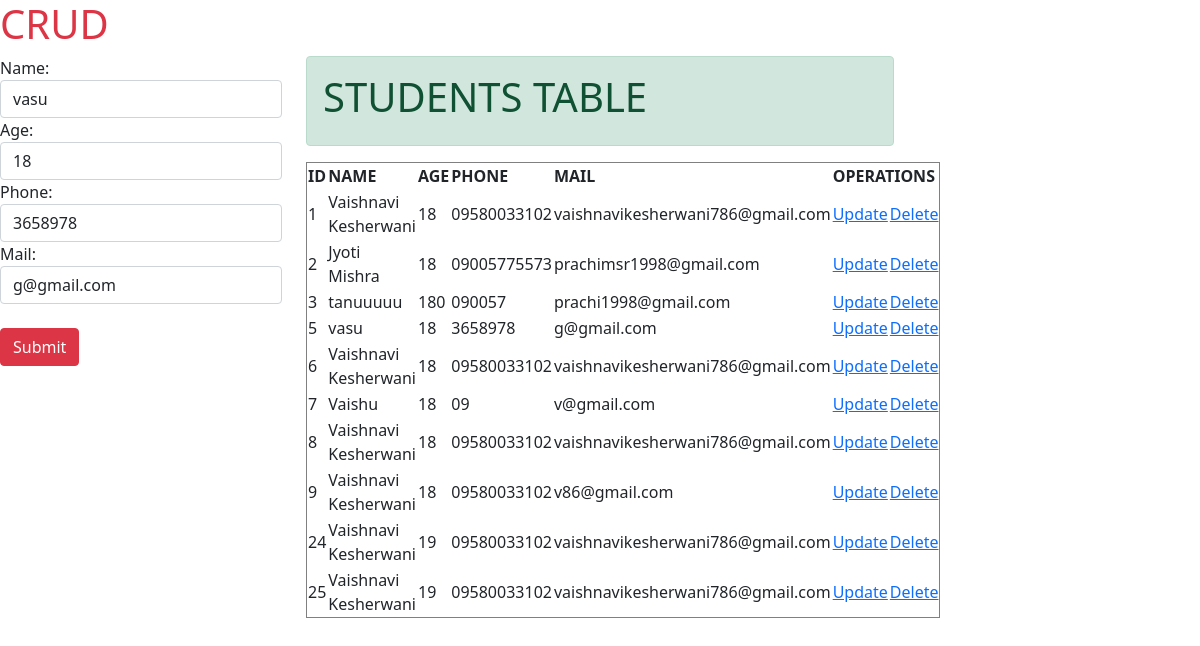
The app's page /update/5/ with its own data.
### students/models.py (models this page shows)
class register(models.Model):
    name=models.CharField(max_length=50)
    age=models.CharField(max_length=3)
    phone=models.CharField(max_length=13)
    mail=models.CharField(max_length=50)

### students/views.py (the view)
# urls.py: path('update/<int:id>/',views.update,name='update'),
def update(request, id):
    c=register.objects.get(id=id)
    d=register.objects.all()
    e=studentForm(instance=c)
    if request.method=='POST':
        a=studentForm(request.POST,instance=c)
        if a.is_valid():
            a.save()
            return redirect('create')
        else:pass
    else:pass
    return render(request,'index.html',{'frm':e,'data':d})

### students/form.py
class studentForm(forms.ModelForm):
    class Meta:
        model =register
        fields='__all__'
        widgets={
            'name':forms.TextInput(attrs={'class':'form-control'}),
            'age':forms.TextInput(attrs={'class':'form-control'}),
            'phone':forms.TextInput(attrs={'class':'form-control'}),
            'mail':forms.TextInput(attrs={'class':'form-control'})
        }

### students/templates/index.html (shortened to what this page needs)
{% load static %}
<!DOCTYPE html>
<html lang="en">
<head>
    <link rel="stylesheet" href="{% static 'bootstrap.css' %}">
</head>
<body>
    <h1 class="text-danger">CRUD</h1>
    <div class="row">
    <div class="col-sm-3">
        <form method="POST">
            {{ frm }}
<br>
            <input type="submit" class="btn btn-danger" name="submit">
        </form>
    </div>
    <BR><BR></BR></BR>
        <div class="col-sm-6">
            <div class="alert alert-success" role="alert">
        <h1>STUDENTS TABLE</h1></div>
        <table border="1px">
            <tr>
                <th>ID</th>
                <th>NAME</th>
                <th>AGE</th>
                <th>PHONE</th>
                <th>MAIL</th>
                <th colspan="2">OPERATIONS</th>
            </tr>
            {% for i in data %}
            <tr>
                <td>{{i.id}}</td>
                <td>{{i.name}}</td>
                <td>{{i.age}}</td>
                <td>{{i.phone}}</td>
                <td>{{i.mail}}</td>
                <TD style="text-align: center;"><a href="{% url 'update' i.id %}">Update</a></TD>
                <td style="text-align: center;"><a href="{% url 'delete' i.id %}">Delete</a></td>
            </tr>
            {% endfor %}
        </table>
    </div>
</div>
</body>
</html>

### records on screen
register: name "vasu", age "18", phone "3658978", mail "g@gmail.com", id "5"
register: id "1", name "Vaishnavi Kesherwani", age "18", phone "09580033102", mail "vaishnavikesherwani786@gmail.com"
register: id "2", name "Jyoti Mishra", age "18", phone "09005775573", mail "prachimsr1998@gmail.com"
register: id "3", name "tanuuuuu", age "180", phone "090057", mail "prachi1998@gmail.com"
register: id "6", name "Vaishnavi Kesherwani", age "18", phone "09580033102", mail "vaishnavikesherwani786@gmail.com"
register: id "7", name "Vaishu", age "18", phone "09", mail "v@gmail.com"
register: id "8", name "Vaishnavi Kesherwani", age "18", phone "09580033102", mail "vaishnavikesherwani786@gmail.com"
register: id "9", name "Vaishnavi Kesherwani", age "18", phone "09580033102", mail "v86@gmail.com"
register: id "24", name "Vaishnavi Kesherwani", age "19", phone "09580033102", mail "vaishnavikesherwani786@gmail.com"
register: id "25", name "Vaishnavi Kesherwani", age "19", phone "09580033102", mail "vaishnavikesherwani786@gmail.com"
